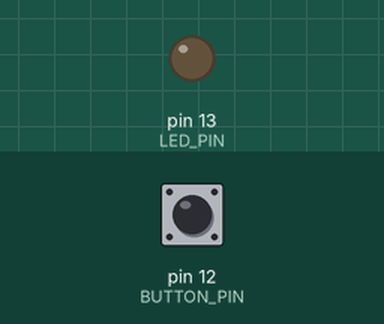
A sketch run on a simulated Arduino Uno, built with avr-gcc and run on an emulated ATmega328P. Parts: output pins drawn as LEDs (lit = HIGH). The inputs (shaded band) are chosen by the test bench; at power-on: pin 12 (BUTTON_PIN) HIGH.

Above: at 1.2 s.
1.3 s: pin 12 (BUTTON_PIN) pulled LOW for 0.15 s
At 1.37 s:
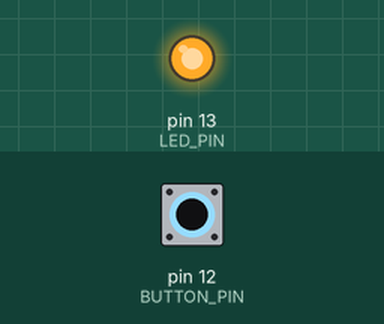
2.9 s: pin 12 (BUTTON_PIN) pulled LOW for 3.2 s
At 7.2 s:
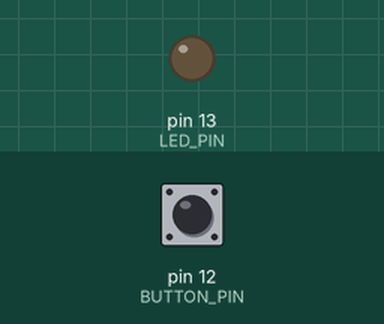
Timing chart, 0 to 8.7 s (numbered marks = the images above; inputs shaded):
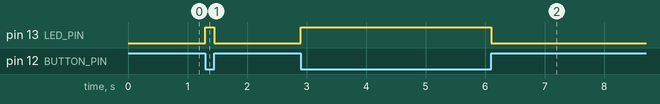

The sketch:

button1.ino
```cpp
/* Blink led with button */

const uint8_t LED_PIN = 13;
const uint8_t BUTTON_PIN = 12;
uint8_t button_state = 0;

void setup() {
    pinMode(LED_PIN, OUTPUT);
    pinMode(BUTTON_PIN, INPUT);
}

void loop() {
    button_state = digitalRead(BUTTON_PIN);
    if (button_state == LOW) {      // Button is in LOW state if it is pushed
        digitalWrite(LED_PIN, HIGH);
    } else {
        digitalWrite(LED_PIN, LOW);
    }
}
```

Measured:
- after the input at 1.3 s, pin 13 (LED_PIN): LOW → HIGH at once, → LOW 0.15 s later
- after the input at 2.9 s, pin 13 (LED_PIN): LOW → HIGH at once, → LOW 3.2 s later
